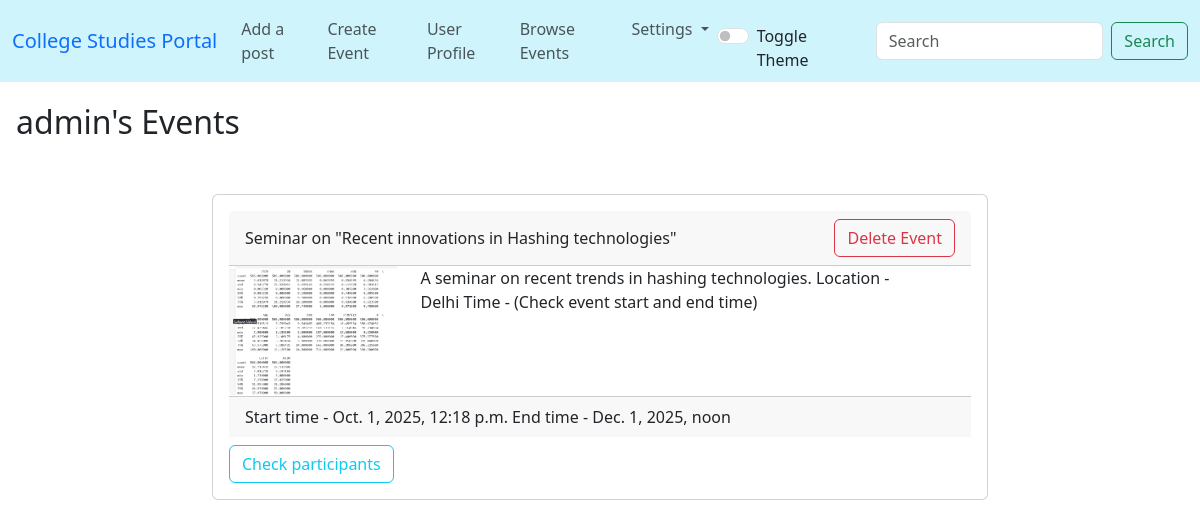
/app/myevents (signed in), run on the app's committed database.
### app/models.py (models this page shows, shortened)
class Event(models.Model):
    creator = models.ForeignKey(User,on_delete=models.CASCADE,related_name="events")
    title = models.CharField(max_length=128)
    start_time = models.DateTimeField()
    end_time = models.DateTimeField()
    description = models.TextField(max_length=512)
    pfp = models.ImageField(upload_to="event_pics/",default='event_pics/default.jpg')
    users = models.ManyToManyField(User,through='EventUser',related_name='registered_users')

### app/views.py (the view)
# urls.py: path('myevents',views.myEvents,name='myevents'),
def myEvents(request):
    events = Event.objects.filter(creator=request.user)
    return render(request,"events/myevents.html",{
        "events": events
    })

### app/templates/events/myevents.html (shortened to what this page needs)
{% extends "app/basic.html" %}
{% block body %}
<div class="text-body fs-2 m-3">{{request.user.username}}'s Events</div>
{%for i in events%}
<div class="container my-5 col-lg-8">
    <div class="card">
        <div class="card-body">
            <div class="card-header d-flex align-items-center">{{i.title}}
                <button class="ms-auto btn btn-outline-danger delete-btn" data-id="{{i.id}}" data-bs-toggle="modal" data-bs-target="#exampleModal">Delete Event</button>
            </div>
            <div class="row">
                <div class="col-lg-3 col-md-3 col-sm-3">
                    <img src="/app{{i.pfp.url}}" alt="Picture of event {{i.title}}" class="img-fluid rounded-start" style="width: 100%; height: 100%;">
                </div>
                <div class="col-lg-8 col-md-8 col-sm-8">
                    {{i.description}}
                </div>
            </div>
            <div class="card-footer d-flex justify-content-between align-items-center">
                Start time - {{i.start_time}}
                End time - {{i.end_time}}<br>
            </div>
            <button class="btn btn-outline-info mt-2 check-participants" data-id="{{i.id}}">Check participants</button>
        </div>
    </div>
</div>
{%endfor%}
{% endblock body %}

### data on the page
Event: title "Seminar on \"Recent innovations in Hashing technologies\"", pfp (picture), description "A seminar on recent trends in hashing technologies. Location - Delhi Time - (Check event start and end time)", start_time "Oct. 1, 2025, 12:18 p.m.", end_time "Dec. 1, 2025, noon"

### other printed values
{{ request.user.username }} "admin"
